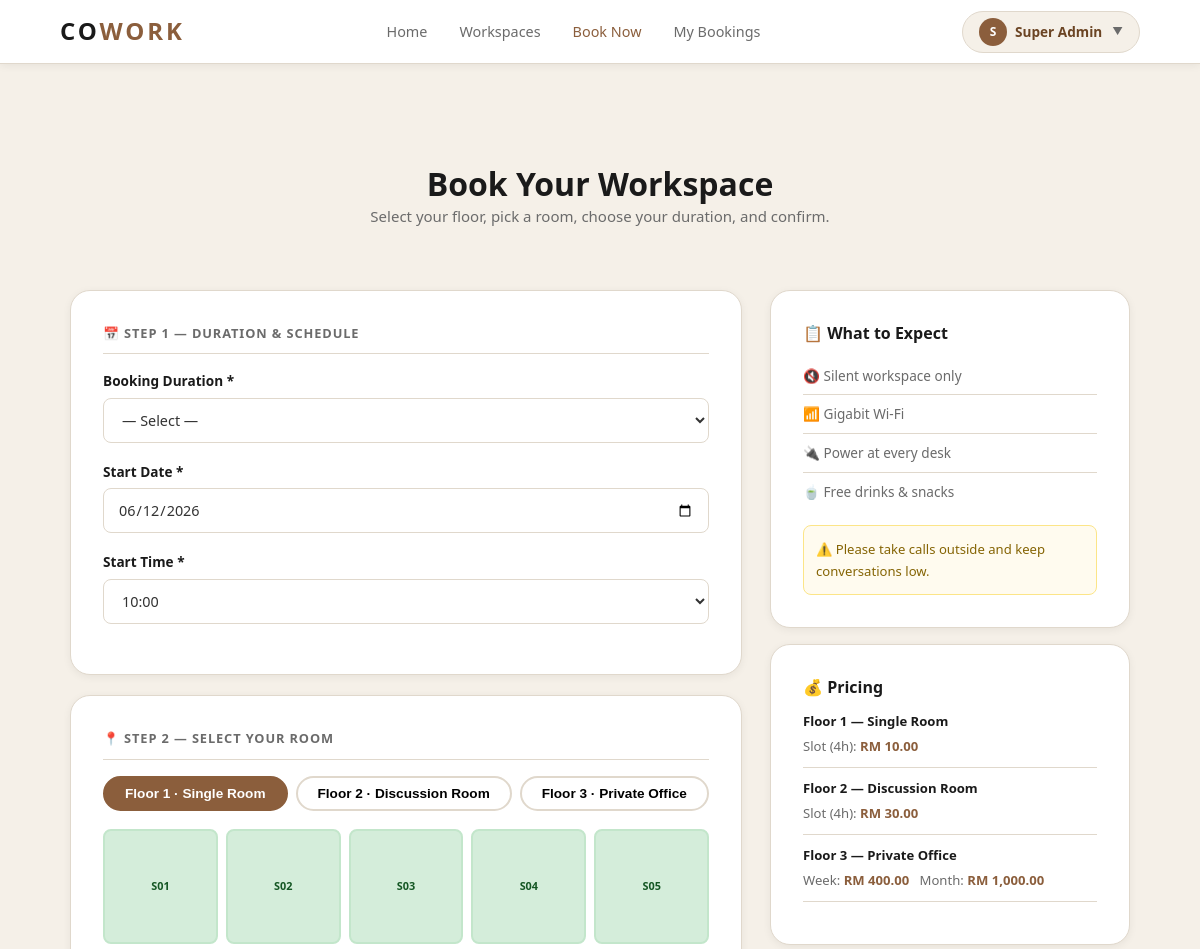
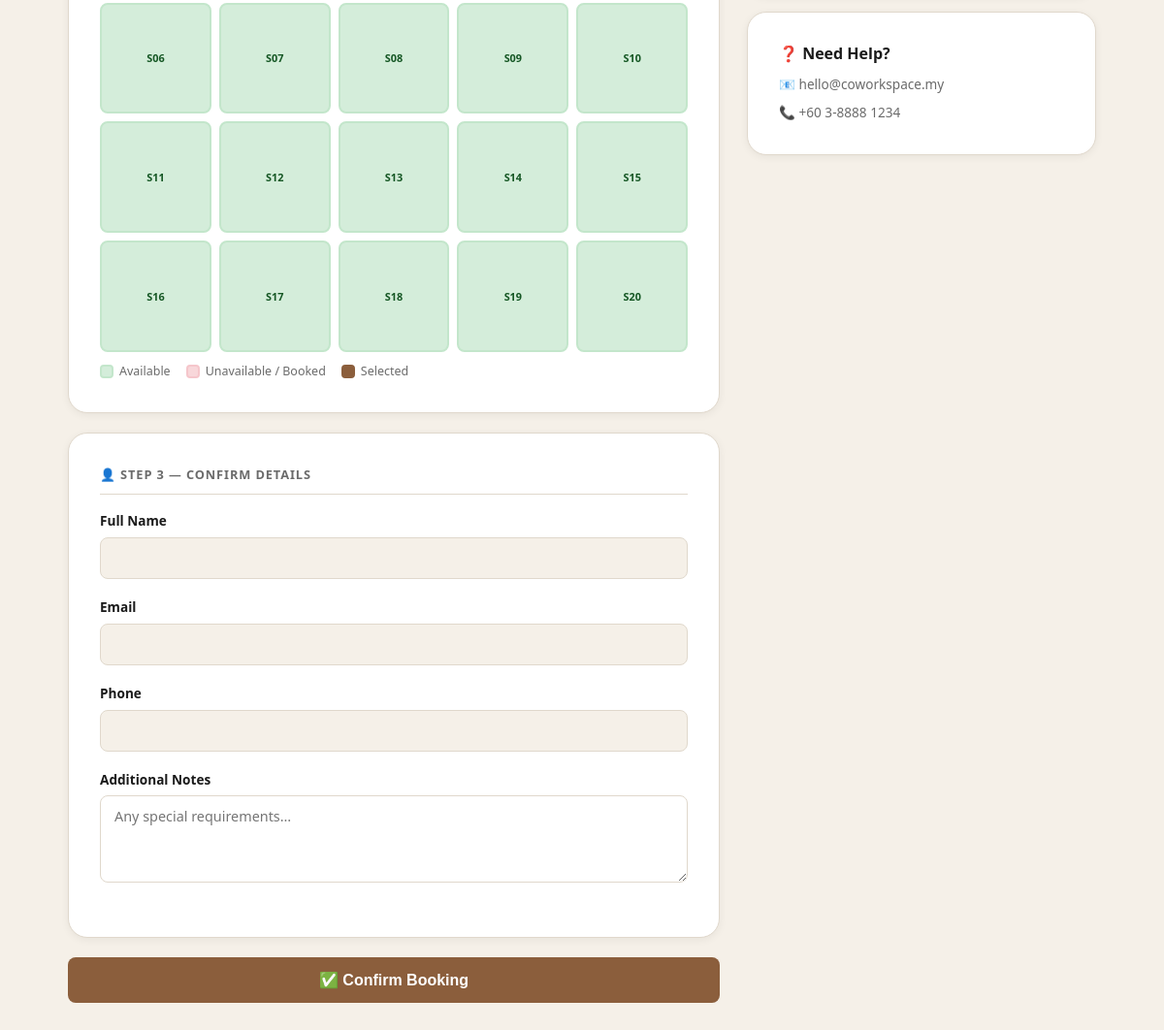
Screenshot of /booking_form.php (signed in) with the database file from the repository (2 pictures, top to bottom).
### tables this page shows
CREATE TABLE `zone` (
  `zone_id` int(11) NOT NULL,
  `zone_name` varchar(50) NOT NULL,
  `description` text DEFAULT NULL,
  `floor` tinyint(4) NOT NULL DEFAULT 1,
  `capacity` tinyint(4) NOT NULL DEFAULT 1,
  `price_slot` decimal(10,2) DEFAULT NULL COMMENT 'price per 4-hr slot',
  `price_week` decimal(10,2) DEFAULT NULL,
  `price_month` decimal(10,2) DEFAULT NULL,
  `price_year` decimal(10,2) DEFAULT NULL
);

CREATE TABLE `workspace` (
  `workspace_id` int(11) NOT NULL,
  `zone_id` int(11) NOT NULL,
  `workspace_name` varchar(10) NOT NULL,
  `capacity` int(11) NOT NULL DEFAULT 1,
  `status` varchar(20) NOT NULL DEFAULT 'available',
  `added_by` int(11) DEFAULT NULL,
  `created_at` datetime DEFAULT current_timestamp(),
  `updated_at` datetime DEFAULT current_timestamp() ON UPDATE current_timestamp()
);

### booking_form.php (the view, shortened to what this page needs)
<?php
require_once 'db.php';
$userId   = (int)$_SESSION['user_id'];
$userName = htmlspecialchars($_SESSION['user_name']);
$userInit = strtoupper($userName[0]);
$uRow = mysqli_fetch_assoc(mysqli_query($conn,
    "SELECT fullname, email, phone FROM customer WHERE customer_id=$userId"));
$types = mysqli_fetch_all(mysqli_query($conn,
    "SELECT * FROM zone ORDER BY floor"), MYSQLI_ASSOC);
$selZoneId = (int)($_GET['zone_id'] ?? ($types[0]['zone_id'] ?? 1));
$roomsRes = mysqli_query($conn,
    "SELECT w.workspace_id AS id, w.workspace_name AS room_number,
            w.zone_id AS type_id, w.status, w.capacity,
            z.floor, z.zone_name AS type_name,
            0 AS busy
     FROM workspace w
     JOIN zone z ON w.zone_id = z.zone_id
     ORDER BY z.floor, w.workspace_name");
$roomsByType = [];
while ($r = mysqli_fetch_assoc($roomsRes)) {
    $roomsByType[$r['type_id']][] = $r;
}
?>
<!DOCTYPE html>
<html lang="en">
<head>
<link rel="stylesheet" href="style.css">
</head>
<body>
<nav class="navbar">
  <a href="home.php" class="navbar-logo">CO<span>WORK</span></a>
  <ul class="navbar-links">
    <li><a href="home.php">Home</a></li>
    <li><a href="workspace_list.php">Workspaces</a></li>
    <li><a href="booking_form.php" style="color:var(--brown)">Book Now</a></li>
    <li><a href="my_booking.php">My Bookings</a></li>
  </ul>
  <div class="navbar-actions">
    <div class="user-pill" onclick="toggleDropdown(event)">
        <div class="avatar"><?= $userInit ?></div>
        <span><?= $userName ?></span>
        <span class="arrow">▼</span>
      </div>
</nav>
<div class="booking-page">
  <div style="padding:100px 5% 20px;text-align:center">
    <h1 style="font-size:2rem">Book Your Workspace</h1>
    <p>Select your floor, pick a room, choose your duration, and confirm.</p>
  </div>
  <div class="booking-page-inner">
    <div>
      <form method="POST" id="bForm">
        <div class="booking-panel" style="margin-bottom:20px">
          <div class="sec-label">📅 Step 1 — Duration &amp; Schedule</div>
          <div class="form-group">
            <label>Booking Duration *</label>
              <select name="booking_type" id="bookingType" onchange="calcPrice()">
                <option value="">— Select —</option>
              </select>
          </div>
          <div class="form-group">
            <label>Start Date *</label>
            <input type="date" name="start_date" id="startDate"
                   min="<?= date('Y-m-d') ?>" value="<?= date('Y-m-d') ?>">
          </div>
          <div class="form-group" id="timeRow">
            <label>Start Time *</label>
            <select name="start_time" id="startTime">
              <?php for ($h=10;$h<=22;$h++): ?>
                <option><?= sprintf('%02d:00',$h) ?></option>
              <?php endfor; ?>
            </select>
          </div>
        </div>
        <div class="booking-panel" style="margin-bottom:20px">
          <div class="sec-label">📍 Step 2 — Select Your Room</div>
          <div class="floor-tabs" id="floorTabs">
            <?php foreach ($types as $t): ?>
            <button type="button"
                    class="floor-tab <?= $t['zone_id']==$selZoneId?'active':'' ?>"
                    data-type-id="<?= $t['zone_id'] ?>"
                    onclick="switchType(<?= $t['zone_id'] ?>)">
              Floor <?= $t['floor'] ?> · <?= htmlspecialchars($t['zone_name']) ?>
            </button>
            <?php endforeach; ?>
          </div>
          <?php foreach ($types as $t):
            $zid = $t['zone_id'];
            $rooms = $roomsByType[$zid] ?? [];
          ?>
          <div id="map-type-<?= $zid ?>" style="<?= $zid!=$selZoneId?'display:none':'' ?>">
            <div class="floor-map">
              <?php foreach ($rooms as $rm):
                $notAvail = ($rm['status'] !== 'available' || $rm['busy'] > 0);
                $cls = $notAvail ? 'unavail' : 'avail';
              ?>
              <div class="room-seat <?= $cls ?>"
                   data-id="<?= $rm['id'] ?>"
                   data-num="<?= htmlspecialchars($rm['room_number']) ?>"
                   data-type-id="<?= $zid ?>"
                   data-ok="<?= $notAvail ? '0' : '1' ?>"
                   onclick="selectRoom(this)"
                   title="<?= htmlspecialchars($rm['room_number']) ?> — <?= $notAvail ? 'Unavailable' : 'Available' ?>">
                <?= htmlspecialchars($rm['room_number']) ?>
              </div>
              <?php endforeach; ?>
            </div>
            <div class="map-legend">
              <div class="li"><div class="dot" style="background:#d4edda;border-color:#c3e6cb"></div> Available</div>
              <div class="li"><div class="dot" style="background:#f8d7da;border-color:#f5c6cb"></div> Unavailable / Booked</div>
              <div class="li"><div class="dot" style="background:var(--brown);border-color:var(--brown)"></div> Selected</div>
            </div>
          </div>
          <?php endforeach; ?>
        </div>
        <div class="booking-panel" style="margin-bottom:20px">
          <div class="sec-label">👤 Step 3 — Confirm Details</div>
          <div class="form-group">
            <label>Full Name</label>
            <input type="text" value="<?= htmlspecialchars($uRow['fullname'] ?? '') ?>" readonly style="background:var(--cream)">
          </div>
          <div class="form-group">
            <label>Email</label>
            <input type="email" value="<?= htmlspecialchars($uRow['email'] ?? '') ?>" readonly style="background:var(--cream)">
          </div>
          <div class="form-group">
            <label>Phone</label>
            <input type="tel" value="<?= htmlspecialchars($uRow['phone'] ?? '') ?>" readonly style="background:var(--cream)">
          </div>
          <div class="form-group">
            <label>Additional Notes</label>
            <textarea name="notes" placeholder="Any special requirements…"></textarea>
          </div>
        </div>
        <button type="submit" class="btn btn-primary btn-lg" style="width:100%">
          ✅ Confirm Booking
        </button>
      </form>
    </div>
    <div>
      <div class="booking-panel" style="margin-bottom:16px">
        <h3 style="margin-bottom:14px">📋 What to Expect</h3>
        <ul style="list-style:none;padding:0;font-size:.85rem;color:var(--text-muted)">
          <li style="padding:8px 0;border-bottom:1px solid var(--border)">🔇 Silent workspace only</li>
          <li style="padding:8px 0;border-bottom:1px solid var(--border)">📶 Gigabit Wi-Fi</li>
          <li style="padding:8px 0;border-bottom:1px solid var(--border)">🔌 Power at every desk</li>
          <li style="padding:8px 0">🍵 Free drinks &amp; snacks</li>
        </ul>
        <div style="background:#fffbef;border:1px solid #fce588;border-radius:var(--radius-sm);padding:12px;margin-top:14px">
          <p style="font-size:.82rem;color:#856404;margin:0">⚠️ Please take calls outside and keep conversations low.</p>
        </div>
      </div>
      <div class="booking-panel" style="margin-bottom:16px">
        <h3 style="margin-bottom:14px">💰 Pricing</h3>
        <?php foreach ($types as $t): ?>
        <div style="margin-bottom:10px;padding-bottom:10px;border-bottom:1px solid var(--border)">
          <div style="font-size:.82rem;font-weight:700;color:var(--dark);margin-bottom:4px">
            Floor <?= $t['floor'] ?> — <?= htmlspecialchars($t['zone_name']) ?>
          </div>
          <?php if ($t['price_slot']): ?>
          <div style="font-size:.82rem;color:var(--text-muted)">
            Slot (4h): <strong style="color:var(--brown)">RM <?= number_format($t['price_slot'],2) ?></strong>
          </div>
          <?php endif; ?>
          <?php if ($t['price_week']): ?>
          <div style="font-size:.82rem;color:var(--text-muted)">
            Week: <strong style="color:var(--brown)">RM <?= number_format($t['price_week'],2) ?></strong> &nbsp;
            Month: <strong style="color:var(--brown)">RM <?= number_format($t['price_month'],2) ?></strong>
          </div>
          <?php endif; ?>
        </div>
        <?php endforeach; ?>
      </div>
      <div class="booking-panel">
        <h3 style="margin-bottom:10px">❓ Need Help?</h3>
        <p style="font-size:.85rem">📧 hello@coworkspace.my</p>
        <p style="font-size:.85rem;margin-top:6px">📞 +60 3-8888 1234</p>
      </div>
    </div>
  </div>
</div>
</body>
</html>

### style.css (style rules this page uses)
*, *::before, *::after { box-sizing: border-box; margin: 0; padding: 0; scroll-behavior: smooth;list-style: none; }
:root { --brown: #8B5E3C; --brown-dark: #6B4423; --brown-light: #C49A6C; --olive: #7C7C45; --olive-light: #A8A865; --cream: #F5F0E8; --cream-dark: #EDE6D8; --white: #FFFFFF; --dark: #1A1A1A; --dark-2: #2D2D2D; --text: #333333; --text-muted: #6B6B6B; --text-light: #999999; --border: #E0D8CC; --shadow-sm: 0 2px 8px rgba(0,0,0,0.06); --shadow-md: 0 4px 20px rgba(0,0,0,0.10); --shadow-lg: 0 8px 40px rgba(0,0,0,0.14); --radius: 12px; --radius-sm: 8px; --radius-lg: 20px; --font: 'Segoe UI', system-ui, -apple-system, sans-serif; --transition: 0.25s ease; }
body { font-family: var(--font); color: var(--text); background: var(--white); line-height: 1.6; font-size: 15px; }
h1, h2, h3, h4 { font-weight: 700; line-height: 1.25; color: var(--dark); }
h1 { font-size: clamp(2rem, 5vw, 3.2rem); }
h3 { font-size: 1.2rem; }
p { color: var(--text-muted); line-height: 1.7; }
a { text-decoration: none; color: inherit; }
.navbar { position: fixed; top: 0; left: 0; right: 0; z-index: 1000; display: flex; align-items: center; justify-content: space-between; padding: 0 5%; height: 64px; background: rgba(255,255,255,0.97); border-bottom: 1px solid var(--border); backdrop-filter: blur(8px); box-shadow: var(--shadow-sm); }
.navbar-logo { font-size: 1.5rem; font-weight: 800; letter-spacing: 0.12em; color: var(--dark); text-transform: uppercase; }
.navbar-logo span { color: var(--brown); }
.navbar-links { display: flex; align-items: center; gap: 32px; list-style: none; }
.navbar-links a { font-size: 0.9rem; font-weight: 500; color: var(--text-muted); transition: color var(--transition); }
.navbar-links li a { position: relative; }
.navbar-links li a::before { position: absolute; content: ''; width: 0; height: 5px; top: 25px; left: 0; border-radius: 1rem; transition: 0.3s ease-in-out; background: linear-gradient(to right, #814b04, #f1a63d); }
.navbar-actions { display: flex; align-items: center; gap: 12px; }
.user-pill { display: flex; align-items: center; gap: 8px; padding: 6px 16px; background: var(--cream); border-radius: 999px; font-size: 0.85rem; font-weight: 600; color: var(--brown-dark); border: 1px solid var(--border); }
.user-pill .avatar { width: 28px; height: 28px; border-radius: 50%; background: var(--brown); color: #fff; display: flex; align-items: center; justify-content: center; font-size: 0.75rem; font-weight: 700; }
.btn { display: inline-flex; align-items: center; justify-content: center; gap: 8px; padding: 10px 24px; border: none; border-radius: var(--radius-sm); font-size: 0.9rem; font-weight: 600; cursor: pointer; transition: all var(--transition); text-decoration: none; }
.btn-primary { background: var(--brown); color: #fff; }
.btn-lg { padding: 14px 36px; font-size: 1rem; }
.form-group { margin-bottom: 18px; }
.form-group label { display: block; font-size: 0.85rem; font-weight: 600; color: var(--dark); margin-bottom: 6px; }
.form-group input, .form-group select, .form-group textarea { width: 100%; padding: 11px 14px; border: 1.5px solid var(--border); border-radius: var(--radius-sm); font-size: 0.9rem; font-family: var(--font); color: var(--text); background: var(--white); transition: border-color var(--transition), box-shadow var(--transition); outline: none; }
.form-group textarea { resize: vertical; min-height: 90px; }
.booking-page { min-height: 100vh; padding-top: 64px; background: var(--cream); }
.booking-page-inner { max-width: 1100px; margin: 0 auto; padding: 40px 20px; display: grid; grid-template-columns: 1fr 360px; gap: 28px; align-items: start; }
.booking-panel { background: var(--white); border-radius: var(--radius-lg); padding: 32px; border: 1px solid var(--border); box-shadow: var(--shadow-sm); }
.booking-panel h3 { font-size: 1rem; margin-bottom: 18px; display: flex; align-items: center; gap: 8px; }
.floor-map { display: grid; gap: 6px; }
.room-seat { aspect-ratio: 1; border-radius: 8px; border: 2px solid var(--border); background: var(--cream); display: flex; align-items: center; justify-content: center; font-size: 0.68rem; font-weight: 700; color: var(--text-muted); cursor: pointer; transition: all var(--transition); position: relative; }
.user-pill { cursor: pointer; user-select: none; display: flex; align-items: center; gap: 8px; transition: opacity 0.2s ease; }
.user-pill .arrow { font-size: 0.65rem; color: var(--text-muted); margin-left: 2px; }

### rows the page displays
zone: floor "1", zone_name "Single Room", price_slot "10.00"
zone: floor "2", zone_name "Discussion Room", price_slot "30.00"
zone: floor "3", zone_name "Private Office", price_week "400.00", price_month "1,000.00"
workspace: workspace_name "S01"
workspace: workspace_name "S02"
workspace: workspace_name "S03"
workspace: workspace_name "S04"
workspace: workspace_name "S05"
workspace: workspace_name "S06"
workspace: workspace_name "S07"
workspace: workspace_name "S08"
workspace: workspace_name "S09"
workspace: workspace_name "S10"
workspace: workspace_name "S11"
workspace: workspace_name "S12"
workspace: workspace_name "S13"
workspace: workspace_name "S14"
workspace: workspace_name "S15"
workspace: workspace_name "S16"
workspace: workspace_name "S17"
workspace: workspace_name "S18"
workspace: workspace_name "S19"
workspace: workspace_name "S20"

### other values shown
$userInit "S"
$userName "Super Admin"
form field start_time "10:00"
